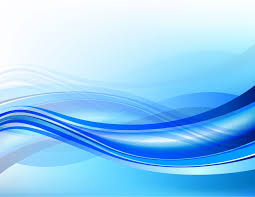
#> input picture wave.png, 255 x 197 px
$ jupyter execute q5.ipynb
#> lines starting #> are read from the running program, lines starting #| are printed output that depends on the picture
# Q5 Program to draw Histogram of an Image

[cell 1]
from PIL import Image
import numpy as np
import matplotlib.pyplot as plt

[cell 2]
img=Image.open("wave.png").convert("L")
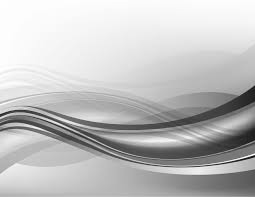
#> img: PIL image 255x197 L; min 14, max 255, mean 192
#img.save("grayscale_wave.png")

[cell 3]
print(img.height)
#| 197
print(img.width)
#| 255

[cell 4]
arr1=np.empty([197,255])#to store intensities in matrix
arr2=np.empty(256)#store frequencies
for x in range (0,256):
    arr2[x]=0

[cell 5]
def histogram(arr1):
    for y in range(0,197):
        for x in range(0,255):
            i=int(arr1[y][x])
            arr2[i]=arr2[i]+1
    #for x in range(0,256):
        #print(arr2[x])

[cell 6]
for y in range(img.height):
    for x in range(img.width):
        pixels=img.getpixel((x,y))
        arr1[y][x]=pixels

histogram(arr1)
#> after the loop in histogram, `for y in range(0,197):`: arr2 = 256 values, max 1707 at index 251, min 0 at index 0, mean 196.2

[cell 7]
plt.plot(arr2)
plt.xlabel("Intensity")
plt.ylabel("Frequency")
plt.title("HISTOGRAM OF AN IMAGE")
plt.show()
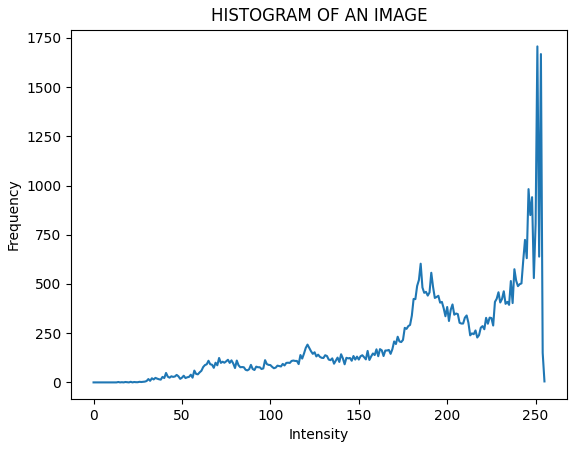
#> figure drawn by matplotlib, 1 panel; curve peaks at x = 251, y = 1707

[cell 8]
arr3=np.empty(256)
for x in range(0,256):
       arr3[x]=x
plt.hist(arr2,arr3)
plt.xlabel("Intensity")
plt.ylabel("Frequency")
plt.show()
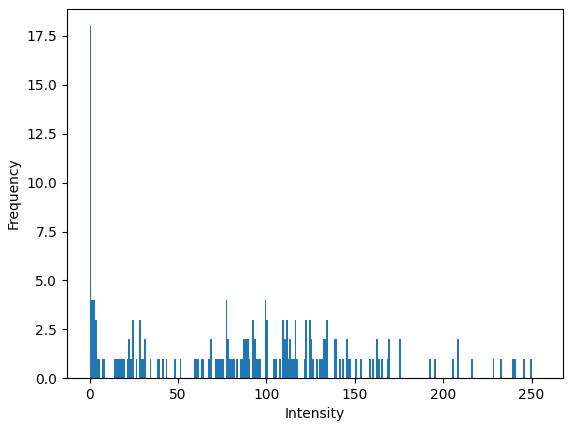
#> figure drawn by matplotlib, 1 panel; tallest bar 18 high, from x = 0 to 1
